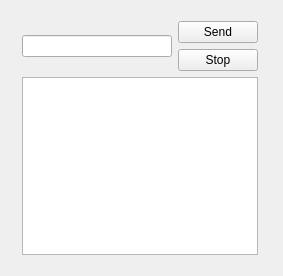
<?xml version="1.0" encoding="UTF-8"?>
<ui version="4.0">
 <class>MainWindow</class>
 <widget class="QMainWindow" name="MainWindow">
  <property name="geometry">
   <rect>
    <x>0</x>
    <y>0</y>
    <width>283</width>
    <height>276</height>
   </rect>
  </property>
  <property name="windowTitle">
   <string>Smurf</string>
  </property>
  <widget class="QWidget" name="centralWidget">
   <widget class="QWidget" name="">
    <property name="geometry">
     <rect>
      <x>11</x>
      <y>10</y>
      <width>258</width>
      <height>256</height>
     </rect>
    </property>
    <layout class="QVBoxLayout" name="verticalLayout_2">
     <item>
      <layout class="QHBoxLayout" name="horizontalLayout">
       <item>
        <widget class="QLineEdit" name="lineEditIp"/>
       </item>
       <item>
        <layout class="QVBoxLayout" name="verticalLayout">
         <item>
          <widget class="QPushButton" name="pushButtonSend">
           <property name="text">
            <string>Send</string>
           </property>
          </widget>
         </item>
         <item>
          <widget class="QPushButton" name="pushButtonStop">
           <property name="text">
            <string>Stop</string>
           </property>
          </widget>
         </item>
        </layout>
       </item>
      </layout>
     </item>
     <item>
      <widget class="QPlainTextEdit" name="plainTextEditResults">
       <property name="readOnly">
        <bool>true</bool>
       </property>
      </widget>
     </item>
    </layout>
   </widget>
  </widget>
 </widget>
 <layoutdefault spacing="6" margin="11"/>
 <resources/>
 <connections/>
</ui>
